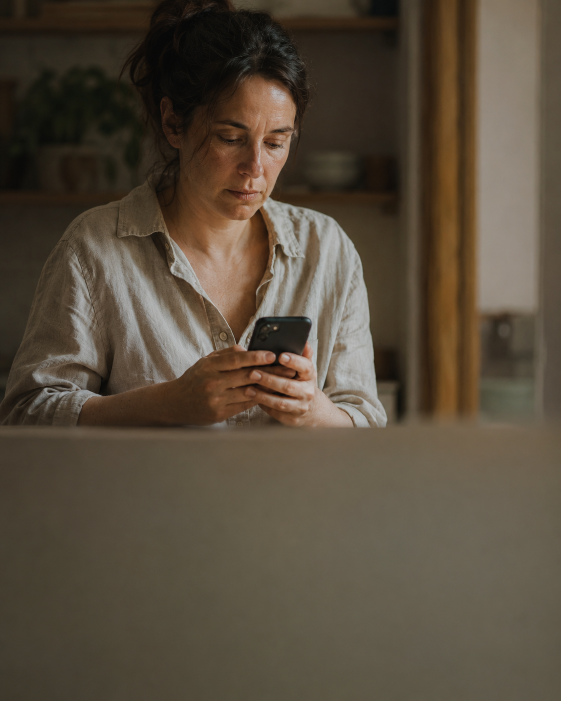
#> input picture carrusel-hambre-de-mirada/foto-hook.png, 1122 x 1402 px, given in place of foto-hook.jpg, which was not available (shown at 1/2 size)
$ python generar-carrusel-hambre-de-mirada.py
#> lines starting #> are read from the running program, lines starting #| are printed output that depends on the picture; pictures that were not available may be replaced by others from this repository, and a replacement may not be noted
#!/usr/bin/env python3
"""
Genera el Carrusel #4 IG «3 escenas de hambre de mirada» · 8 slides 1080×1350.

VERSIÓN A2 CREMA + FOTO IA (slide 1) · reemplaza la versión A1 verde 1080×1080
previa (decisión Daniel · 26 may 2026 tras métricas del Carrusel #3 a 7 d).
Razón · romper expectativa del algoritmo (94,3 % seguidores en el #3 indica
distribución cerrada, hipótesis B dominante en el doc de métricas).

Sistema visual A2 crema (`documentos-internos/instagram-sistema-visual-marca.md`
§3.4 · plantilla A2): fondo crema #FDFCFA, texto verde oscuro #173D30,
kicker verde medio #265C4B. Italics aforísticas en beige #C2A78B.

Formato 1080×1350 (4:5) · spec correcto del sistema visual (no 1080×1080
del intento previo, que era cuadrado).

Foto IA generada externamente por Daniel (DALL-E / ChatGPT image). Pega
el archivo en carrusel-hambre-de-mirada/foto-hook.jpg (o .png) y vuelve
a ejecutar el script · slide 1 la incorpora. Si no existe, se dibuja un
placeholder gris claro.

Prompt DALL-E sugerido en carrusel-hambre-de-mirada/README.md.

Outputs en carrusel-hambre-de-mirada/ (raíz del repo)
"""
import os
from PIL import Image, ImageDraw, ImageFont, ImageFilter

W, H = 1080, 1350
ROOT = os.path.dirname(os.path.dirname(os.path.dirname(os.path.abspath(__file__))))
OUT = os.path.join(ROOT, 'carrusel-hambre-de-mirada')
os.makedirs(OUT, exist_ok=True)

# Paleta A2 (sistema visual §3.4) · texto sobre crema
BG_CREAM     = (253, 252, 250)
TEXT_DARK    = (23, 61, 48)
KICKER_GREEN = (38, 92, 75)
BEIGE        = (194, 167, 139)
PLACEHOLDER  = (228, 222, 210)

FONT_DIRS = [
    os.environ.get('TWIM_FONTS', ''),
    '/tmp/fonts',
    '/root/.fonts',
    os.path.expanduser('~/.fonts'),
    '/mnt/skills/examples/canvas-design/canvas-fonts',
]

def font_path(name):
    for d in FONT_DIRS:
        if d:
            p = os.path.join(d, name)
            if os.path.exists(p):
                return p
    raise FileNotFoundError(f'fuente {name} no encontrada en {FONT_DIRS}')

def font(name, size):
    return ImageFont.truetype(font_path(name), size)

def centered(draw, text, y, f, color, ls=0):
    if ls == 0:
        bbox = draw.textbbox((0, 0), text, font=f)
        draw.text(((W - (bbox[2] - bbox[0])) // 2, y), text, fill=color, font=f)
    else:
        total = sum(draw.textbbox((0, 0), ch, font=f)[2] + ls for ch in text) - ls
        x = (W - total) // 2
        for ch in text:
            draw.text((x, y), ch, fill=color, font=f)
            x += draw.textbbox((0, 0), ch, font=f)[2] + ls

def hline(draw, y, color, w=2, half=60):
    cx = W // 2
    draw.line([(cx - half, y), (cx + half, y)], fill=color, width=w)

def base():
    c = Image.new('RGB', (W, H), BG_CREAM)
    d = ImageDraw.Draw(c)
    d.rectangle([(40, 40), (W - 40, H - 40)], outline=BEIGE, width=2)
    return c, d

def header(d, txt='TWIM PROJECT · CARRUSEL'):
    centered(d, txt, 110, font('BarlowCondensed-Medium.ttf', 26), KICKER_GREEN, ls=4)
    hline(d, 165, BEIGE)

def footer(d, idx, total=8):
    hline(d, H - 130, BEIGE)
    label = f'{idx} / {total}  ·  DESLIZA' if idx < total else f'{idx} / {total}'
    centered(d, label, H - 105, font('BarlowCondensed-Medium.ttf', 24), KICKER_GREEN, ls=3)
    centered(d, '@daniorozcopsicologo · twimproject.com', H - 65,
             font('BarlowCondensed-Regular.ttf', 19), TEXT_DARK, ls=2)

# ─────────────────────────────────────────────────────────────────
# SLIDE 1 · HOOK con FOTO IA + tipografía
# ─────────────────────────────────────────────────────────────────
c = Image.new('RGB', (W, H), BG_CREAM)
d = ImageDraw.Draw(c)

# Zona de foto · 1080×900 desde y=0 a y=900 (~66 %, cinemática limpia)
FOTO_H = 900
foto_paths = [
    os.path.join(OUT, 'foto-hook.jpg'),
    os.path.join(OUT, 'foto-hook.jpeg'),
    os.path.join(OUT, 'foto-hook.png'),
    os.path.join(OUT, 'foto-hook.webp'),
]
foto_path = next((p for p in foto_paths if os.path.exists(p)), None)

if foto_path:
    foto = Image.open(foto_path).convert('RGB')
#> foto is the input picture: PIL image 1122x1402 RGB; mean R, G, B 87.1, 75.6, 60.4
    # Recorte tipo cover · mantener proporción y centrar
    target_w, target_h = W, FOTO_H
    src_ratio = foto.width / foto.height
#> src_ratio = 0.8
    tgt_ratio = target_w / target_h
    if src_ratio > tgt_ratio:
        new_h = target_h
        new_w = int(new_h * src_ratio)
    else:
        new_w = target_w
        new_h = int(new_w / src_ratio)
#> new_h = 1349
    foto = foto.resize((new_w, new_h), Image.LANCZOS)
#> foto: PIL image 1080x1349 RGB
    left = (new_w - target_w) // 2
    top = (new_h - target_h) // 2
#> top = 224
    foto = foto.crop((left, top, left + target_w, top + target_h))
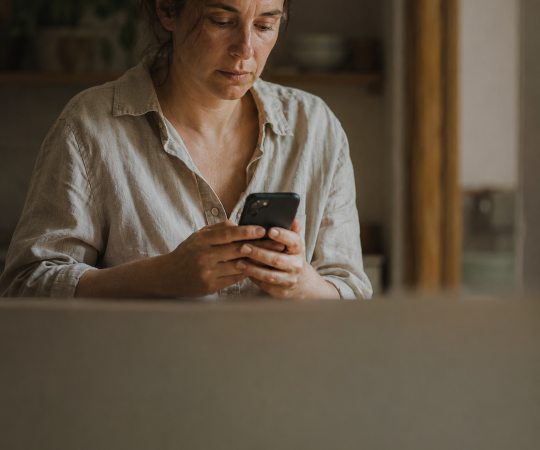
#> foto: PIL image 1080x900 RGB (shown at 1/2 size); mean R, G, B 94.5, 81.3, 65.3

    # Degradado de salida · últimos 110 px de la foto se difuminan en crema
    foto_rgba = foto.convert('RGBA')
    fade_h = 110
    fade = Image.new('RGBA', (W, fade_h), BG_CREAM + (0,))
    fade_draw = ImageDraw.Draw(fade)
    for y in range(fade_h):
        alpha = int(255 * (y / fade_h) ** 1.8)  # curva suave (gamma)
        fade_draw.line([(0, y), (W, y)], fill=BG_CREAM + (alpha,))
    foto_rgba.paste(fade, (0, FOTO_H - fade_h), fade)
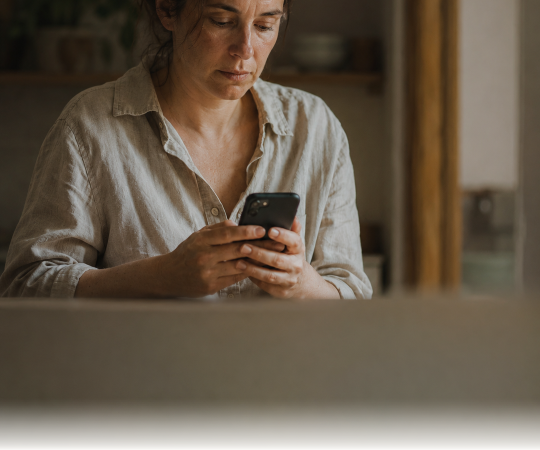
#> foto_rgba: PIL image 1080x900 RGBA (shown at 1/2 size); mean R, G, B, A 101.3, 88.4, 73, 250.7; transparent parts drawn white
    c.paste(foto_rgba.convert('RGB'), (0, 0))
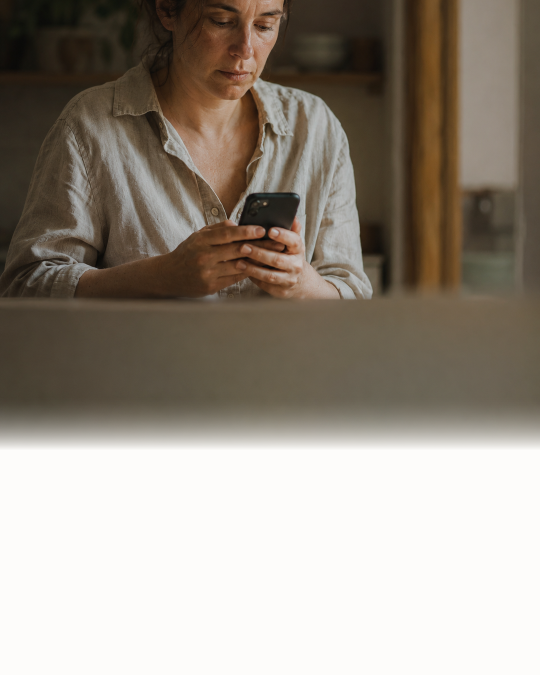
#> c: PIL image 1080x1350 RGB (shown at 1/2 size); mean R, G, B 151.9, 143, 132
    print(f'OK · foto IA cargada desde {os.path.basename(foto_path)}')
else:
    # Placeholder: tono cálido apagado
    placeholder = Image.new('RGB', (W, FOTO_H), PLACEHOLDER)
    pdraw = ImageDraw.Draw(placeholder)
    pdraw.text((W // 2 - 220, FOTO_H // 2 - 20), '[ foto IA · slide 1 ]',
               fill=TEXT_DARK, font=font('BarlowCondensed-Medium.ttf', 32))
    pdraw.text((W // 2 - 280, FOTO_H // 2 + 25), 'ver README.md para prompt DALL-E',
               fill=KICKER_GREEN, font=font('BarlowCondensed-Regular.ttf', 22))
    c.paste(placeholder, (0, 0))
    print('OK · placeholder (foto IA pendiente)')

# [6 lines of commented-out code are left out]

centered(d, '3 ESCENAS DE', 945,
         font('BarlowCondensed-Medium.ttf', 32), BEIGE, ls=8)
#> (the run stopped early here; a loop or call above may not have finished)
